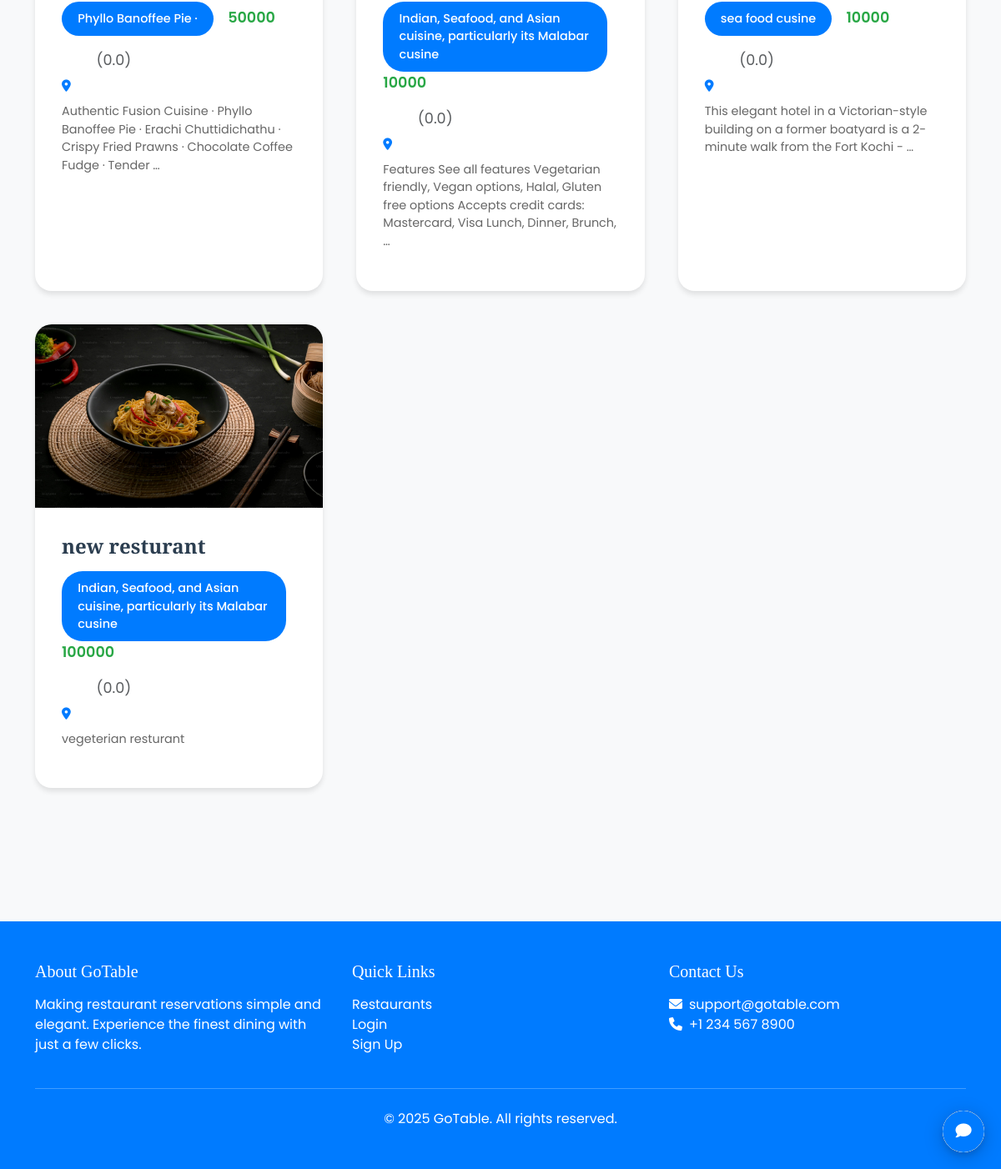
The page /list/ (lower part) on the database as committed earlier.
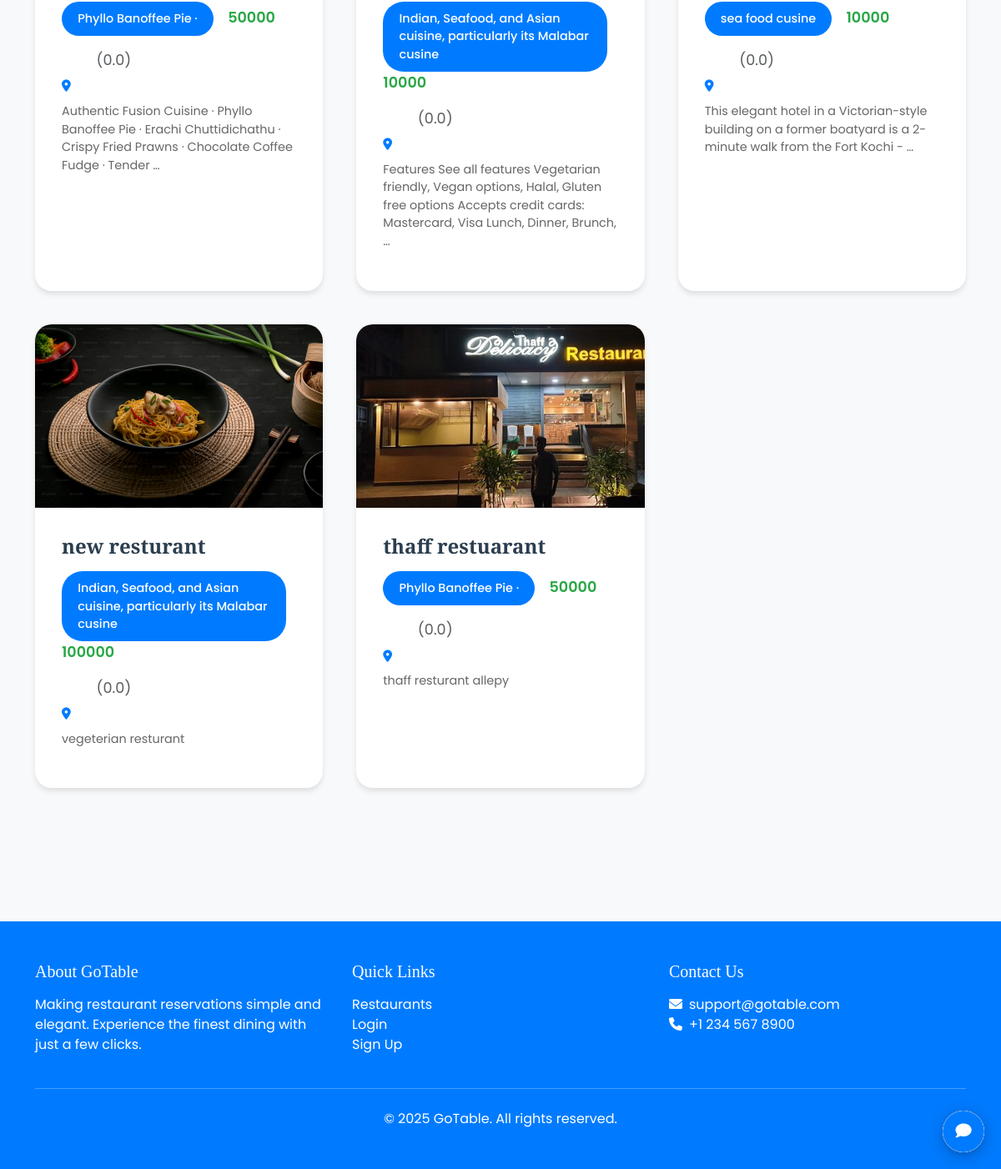
The same page on the database as committed later.
### restaurants/models.py (models this page shows, shortened)
class Restaurant(models.Model):
    name = models.CharField(max_length=200)
    slug = models.SlugField(unique=True, blank=True)
    owner = models.ForeignKey('accounts.CustomUser', on_delete=models.CASCADE, related_name='restaurants')
    description = models.TextField()
    address = models.TextField()
    city = models.CharField(max_length=100)
    state = models.CharField(max_length=100)
    country = models.CharField(max_length=100)
    postal_code = models.CharField(max_length=20)
    phone = models.CharField(max_length=20)
    email = models.EmailField()
    website = models.URLField(blank=True)
    opening_time = models.TimeField()
    closing_time = models.TimeField()
    cuisine_type = models.CharField(max_length=100)
    price_range = models.CharField(max_length=50)
    image = models.ImageField(upload_to='restaurant_images/')
    is_active = models.BooleanField(default=True)
    is_featured = models.BooleanField(default=False)
    rating = models.FloatField(default=0.0)
    created_at = models.DateTimeField(auto_now_add=True)
    updated_at = models.DateTimeField(auto_now=True)

### restaurants/views.py (the view, shortened to what this page needs)
# urls.py: path('list/', views.restaurant_list, name='list'),
def restaurant_list(request):
    restaurants = Restaurant.objects.filter(is_active=True)
    query = request.GET.get('q', '')
    city = request.GET.get('city', '')
    cuisine = request.GET.get('cuisine', '')
    price_range = request.GET.get('price_range', '')
    rating = request.GET.get('rating', '')
    sort = request.GET.get('sort', 'rating')
    if city:
        restaurants = restaurants.filter(city=city)
    if cuisine:
        restaurants = restaurants.filter(cuisine_type=cuisine)
    if price_range:
        restaurants = restaurants.filter(price_range=price_range)
    if rating:
        try:
            rating = float(rating)
            restaurants = restaurants.filter(rating__gte=rating)
        except ValueError:
            pass  # Ignore invalid rating values
    sort_options = {
        'rating': '-rating',
        'price_low': 'price_range',
        'price_high': '-price_range'
    }
    restaurants = restaurants.order_by(sort_options.get(sort, '-rating'))  # Default sort by rating
    cities = Restaurant.objects.filter(is_active=True).values_list('city', flat=True).distinct()
    cuisines = Restaurant.objects.filter(is_active=True).values_list('cuisine_type', flat=True).distinct()
    price_ranges = Restaurant.objects.filter(is_active=True).values_list('price_range', flat=True).distinct()
    ratings = [1, 2, 3, 4, 5]
    paginator = Paginator(restaurants, 12)
    page = request.GET.get('page')
    restaurants = paginator.get_page(page)
    return render(request, 'restaurants/restaurant_list.html', {
        'restaurants': restaurants,
        'query': query,
        'selected_city': city,
        'selected_cuisine': cuisine,
        'selected_price': price_range,
        'selected_rating': rating,
        'sort': sort,
        'cities': cities,
        'cuisines': cuisines,
        'price_ranges': price_ranges,
        'ratings': ratings,
    })

### templates/restaurants/restaurant_list.html (shortened to what this page needs)
{% extends "base.html" %}
{% load static %}
{% block content %}
<div class="container mt-4">
    <div class="restaurant-grid">
        {% for restaurant in restaurants %}
        <div class="card restaurant-card">
            <a href="{% url 'restaurants:detail' restaurant.id %}" class="restaurant-card-link">
                {% if restaurant.image %}
                <img src="{{ restaurant.image.url }}" class="restaurant-image" alt="{{ restaurant.name }}">
                {% endif %}
                <div class="restaurant-info">
                    <h4>{{ restaurant.name }}</h4>
                    <div class="mb-2">
                        <span class="cuisine-badge">{{ restaurant.cuisine_type }}</span>
                        <span class="price-range">{{ restaurant.price_range }}</span>
                    </div>
                    <div class="rating mb-2">
                        <span class="ms-2 text-muted">({{ restaurant.rating|floatformat:1 }})</span>
                    </div>
                    <p class="mb-2">
                        <i class="fas fa-map-marker-alt me-2"></i>{{ restaurant.location }}
                    </p>
                    <p class="mb-3">{{ restaurant.description|truncatewords:20 }}</p>
                </div>
            </a>
        </div>
        {% endfor %}
    </div>
</div>
{% endblock %}

### templates/base.html (shortened to what this page needs)
{% load static %}
<!DOCTYPE html>
<html lang="en" data-theme="light">
<head>
    <link href="https://cdn.jsdelivr.net/npm/bootstrap@5.3.0/dist/css/bootstrap.min.css" rel="stylesheet">
    <link href="https://cdnjs.cloudflare.com/ajax/libs/font-awesome/6.0.0/css/all.min.css" rel="stylesheet">
    <link rel="stylesheet" href="{% static 'css/theme.css' %}">
    <link rel="stylesheet" href="{% static 'css/chatbot.css' %}">
</head>
<body>
    <main class="py-5">
        {% block content %}{% endblock %}
    </main>
    <div id="chatbot" class="chatbot">
        <div class="chatbot-header">
            <button id="chatbot-toggle"></button>
        </div>
    </div>
    <footer class="footer">
        <div class="container">
            <div class="row">
                <div class="col-md-4 mb-4 mb-md-0">
                    <h5 class="mb-3">About GoTable</h5>
                    <p class="mb-0">Making restaurant reservations simple and elegant. Experience the finest dining with just a few clicks.</p>
                </div>
                <div class="col-md-4 mb-4 mb-md-0">
                    <h5 class="mb-3">Quick Links</h5>
                    <ul class="list-unstyled">
                        <li><a href="{% url 'restaurants:list' %}" class="text-white text-decoration-none">Restaurants</a></li>
                        <li><a href="{% url 'accounts:login' %}" class="text-white text-decoration-none">Login</a></li>
                        <li><a href="{% url 'accounts:signup' %}" class="text-white text-decoration-none">Sign Up</a></li>
                    </ul>
                </div>
                <div class="col-md-4">
                    <h5 class="mb-3">Contact Us</h5>
                    <ul class="list-unstyled">
                        <li><i class="fas fa-envelope me-2"></i>support@gotable.com</li>
                        <li><i class="fas fa-phone me-2"></i>+1 234 567 8900</li>
                    </ul>
                </div>
            </div>
            <hr class="mt-4 mb-4 bg-light">
            <div class="text-center">
                <p class="mb-0">&copy; {% now "Y" %} GoTable. All rights reserved.</p>
            </div>
        </div>
    </footer>
    <button class="theme-toggle" id="theme-toggle" title="Toggle Dark/Light Mode">
    </button>
</body>
</html>

### static/css/theme.css (style rules this page uses)
:root { --primary-color: #8B4513; --secondary-color: #D2691E; --accent-color: #DEB887; --background-color: #FFF8DC; --surface-color: #ffffff; --text-color: #2C1810; --text-secondary: #5C4033; --border-color: #DEB887; --card-shadow: 0 4px 6px rgba(0, 0, 0, 0.1); --hover-color: #F4A460; }
body { background-color: var(--background-color); color: var(--text-color); transition: all 0.3s ease; }
.card { background-color: var(--surface-color); border-color: var(--border-color); box-shadow: var(--card-shadow); transition: transform 0.3s ease; }
.theme-toggle { position: fixed; bottom: 20px; right: 20px; background-color: var(--surface-color); border: 2px solid var(--border-color); border-radius: 50%; width: 50px; height: 50px; display: flex; align-items: center; justify-content: center; cursor: pointer; box-shadow: var(--card-shadow); z-index: 1000; transition: all 0.3s ease; }

### static/css/chatbot.css (style rules this page uses)
.chatbot { position: fixed; bottom: 20px; right: 20px; width: 350px; height: 500px; background: #fff; border-radius: 15px; box-shadow: 0 5px 25px rgba(0, 0, 0, 0.2); display: flex; flex-direction: column; z-index: 9999; transition: all 0.3s ease; overflow: hidden; }
.chatbot.chatbot-minimized { height: 50px; width: 50px; border-radius: 25px; cursor: pointer; overflow: hidden; }
.chatbot.chatbot-minimized .chatbot-header { padding: 0; height: 50px; width: 50px; display: flex; justify-content: center; align-items: center; border-radius: 25px; }
.chatbot-header { background: #007bff; color: white; padding: 15px; border-radius: 15px 15px 0 0; display: flex; justify-content: space-between; align-items: center; }
#chatbot-toggle { background: none; border: none; color: white; cursor: pointer; padding: 5px; font-size: 1.2em; transition: transform 0.2s; }
.restaurant-info { padding: 12px; }
.restaurant-info h4 { margin: 0 0 8px 0; font-size: 1.1em; color: #1c1e21; }
.restaurant-info p { margin: 4px 0; font-size: 0.9em; color: #666; }
.restaurant-info p i { width: 20px; color: #007bff; }

### templates/base.html (style rules this page uses)
:root { --primary-color: #2c3e50; --accent-color: #e74c3c; --text-color: #2c3e50; --light-bg: #f8f9fa; }
body { font-family: 'Poppins', sans-serif; color: var(--text-color); background-color: var(--light-bg); }
h1, h2, h3, h4, h5, h6 { font-family: 'Playfair Display', serif; }
.card { border: none; border-radius: 15px; box-shadow: 0 5px 15px rgba(0,0,0,0.05); transition: all 0.3s ease; }
.footer { background: var(--primary-color); color: white; padding: 3rem 0; margin-top: 5rem; }

Rows that differ between the two databases and show on the page:
added Restaurant: image (picture), name "thaff restuarant", cuisine_type "Phyllo Banoffee Pie ·", price_range "50000", rating "0.0", description "thaff resturant allepy"
